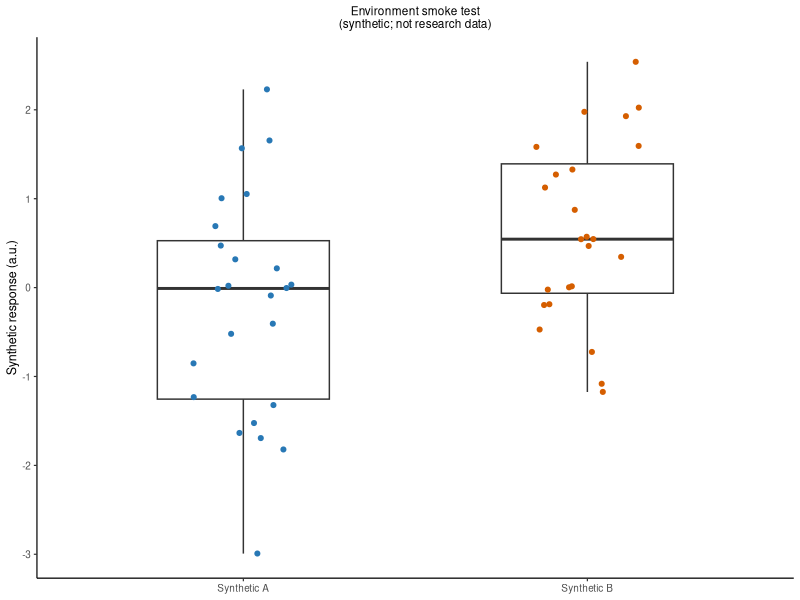

This figure's R source: (Note: this script raises an error after producing the figure.)
args <- commandArgs(trailingOnly = TRUE)
if (length(args) < 2) {
  stop("Usage: Rscript smoke_test.R <R-library> <output-directory>")
}

library_path <- normalizePath(args[[1]], winslash = "/", mustWork = TRUE)
output_directory <- args[[2]]
.libPaths(c(library_path, .libPaths()))
dir.create(output_directory, recursive = TRUE, showWarnings = FALSE)

set.seed(20260801)
smoke_data <- data.frame(
  group = rep(c("Synthetic A", "Synthetic B"), each = 24),
  response = c(rnorm(24, 0, 1), rnorm(24, 0.75, 1))
)

plot_object <- ggplot2::ggplot(smoke_data, ggplot2::aes(group, response, colour = group)) +
  ggplot2::geom_boxplot(width = 0.5, outlier.shape = NA, colour = "#333333") +
  ggplot2::geom_jitter(width = 0.15, size = 1.4) +
  ggplot2::scale_colour_manual(values = c("#2878B5", "#D55E00"), guide = "none") +
  ggplot2::labs(
    title = "Environment smoke test\n(synthetic; not research data)",
    x = NULL,
    y = "Synthetic response (a.u.)"
  ) +
  ggplot2::theme_classic(base_size = 9) +
  ggplot2::theme(plot.title = ggplot2::element_text(size = 8.5, hjust = 0.5))

ggplot2::ggsave(file.path(output_directory, "r_smoke_test.png"), plot_object, width = 85, height = 68, units = "mm", dpi = 300)
ggplot2::ggsave(file.path(output_directory, "r_smoke_test.tiff"), plot_object, width = 85, height = 68, units = "mm", dpi = 600, compression = "lzw")
ggplot2::ggsave(file.path(output_directory, "r_smoke_test.svg"), plot_object, width = 85, height = 68, units = "mm", device = svglite::svglite)
